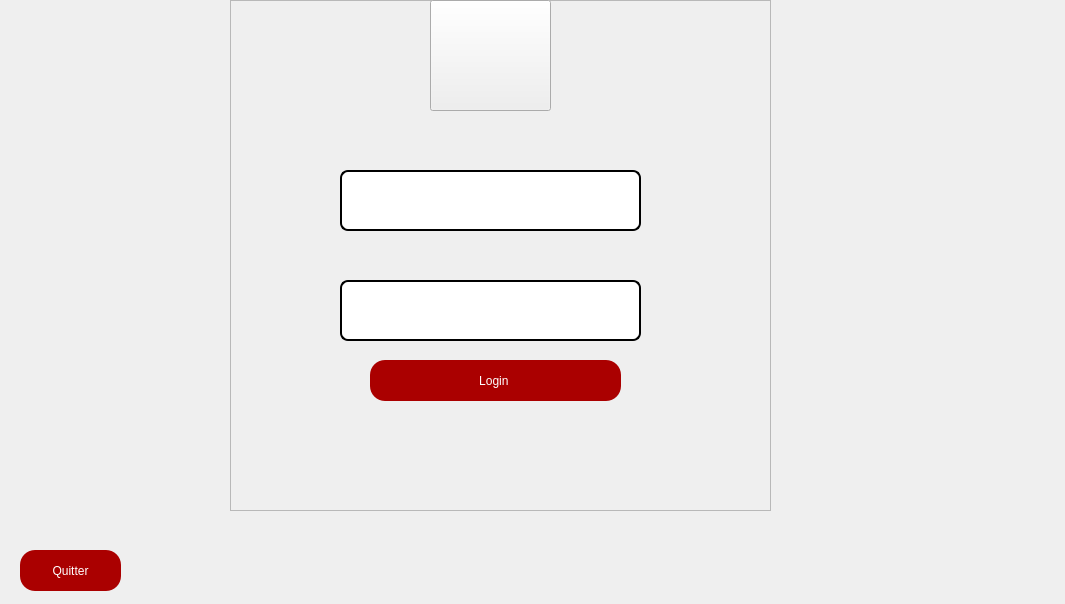
<?xml version="1.0" encoding="UTF-8"?>
<ui version="4.0">
 <class>login</class>
 <widget class="QDialog" name="login">
  <property name="geometry">
   <rect>
    <x>0</x>
    <y>0</y>
    <width>1065</width>
    <height>604</height>
   </rect>
  </property>
  <property name="windowTitle">
   <string>Login</string>
  </property>
  <property name="styleSheet">
   <string notr="true">
background-image: url(:/images/background.jpg);</string>
  </property>
  <widget class="QFrame" name="frame">
   <property name="geometry">
    <rect>
     <x>230</x>
     <y>0</y>
     <width>541</width>
     <height>511</height>
    </rect>
   </property>
   <property name="styleSheet">
    <string notr="true">background-image: url(:/images/Empty.png);</string>
   </property>
   <property name="frameShape">
    <enum>QFrame::StyledPanel</enum>
   </property>
   <property name="frameShadow">
    <enum>QFrame::Raised</enum>
   </property>
   <widget class="QPushButton" name="pushButton">
    <property name="geometry">
     <rect>
      <x>140</x>
      <y>360</y>
      <width>251</width>
      <height>41</height>
     </rect>
    </property>
    <property name="styleSheet">
     <string notr="true">QPushButton
{background:#aa0000;
border-radius:15px;}
QPushButton
{
color:white;
border-radius:15px;
}
QPushButton:hover
{
color:#ff557f;
border-radius:15px;
background:#ffaa00;
}</string>
    </property>
    <property name="text">
     <string>Login </string>
    </property>
   </widget>
   <widget class="QLineEdit" name="lineEdit">
    <property name="geometry">
     <rect>
      <x>110</x>
      <y>170</y>
      <width>301</width>
      <height>61</height>
     </rect>
    </property>
    <property name="mouseTracking">
     <bool>false</bool>
    </property>
    <property name="styleSheet">
     <string notr="true">QLineEdit {
padding: 1px;
border-style: solid;
border: 2px solid gray;
border-radius: 8px;
border:2px solid #000;
	color: rgb(0, 0, 0);
}
</string>
    </property>
    <property name="text">
     <string/>
    </property>
    <property name="alignment">
     <set>Qt::AlignCenter</set>
    </property>
    <property name="cursorMoveStyle">
     <enum>Qt::VisualMoveStyle</enum>
    </property>
   </widget>
   <widget class="QLineEdit" name="lineEdit_2">
    <property name="geometry">
     <rect>
      <x>110</x>
      <y>280</y>
      <width>301</width>
      <height>61</height>
     </rect>
    </property>
    <property name="styleSheet">
     <string notr="true">QLineEdit {
padding: 1px;
border-style: solid;
border: 2px solid gray;
border-radius: 8px;
border:2px solid #000;
	color: rgb(0, 0, 0);
}
</string>
    </property>
    <property name="text">
     <string/>
    </property>
    <property name="maxLength">
     <number>8</number>
    </property>
    <property name="echoMode">
     <enum>QLineEdit::Password</enum>
    </property>
    <property name="alignment">
     <set>Qt::AlignCenter</set>
    </property>
    <property name="dragEnabled">
     <bool>false</bool>
    </property>
    <property name="readOnly">
     <bool>false</bool>
    </property>
    <property name="cursorMoveStyle">
     <enum>Qt::VisualMoveStyle</enum>
    </property>
    <property name="clearButtonEnabled">
     <bool>false</bool>
    </property>
   </widget>
   <widget class="QPushButton" name="pushButton_3">
    <property name="geometry">
     <rect>
      <x>200</x>
      <y>0</y>
      <width>121</width>
      <height>111</height>
     </rect>
    </property>
    <property name="styleSheet">
     <string notr="true">image: url(:/new/restaurant-confortable-gens-serveur_175935-230.jpg);</string>
    </property>
    <property name="text">
     <string/>
    </property>
   </widget>
  </widget>
  <widget class="QPushButton" name="pushButton_2">
   <property name="geometry">
    <rect>
     <x>20</x>
     <y>550</y>
     <width>101</width>
     <height>41</height>
    </rect>
   </property>
   <property name="styleSheet">
    <string notr="true">QPushButton
{background:#aa0000;
border-radius:15px;}
QPushButton
{
color:white;
border-radius:15px;
}
QPushButton:hover
{
color:#ff557f;
border-radius:15px;
background:#ffaa00;
}</string>
   </property>
   <property name="text">
    <string>Quitter</string>
   </property>
  </widget>
 </widget>
 <resources/>
 <connections/>
</ui>
